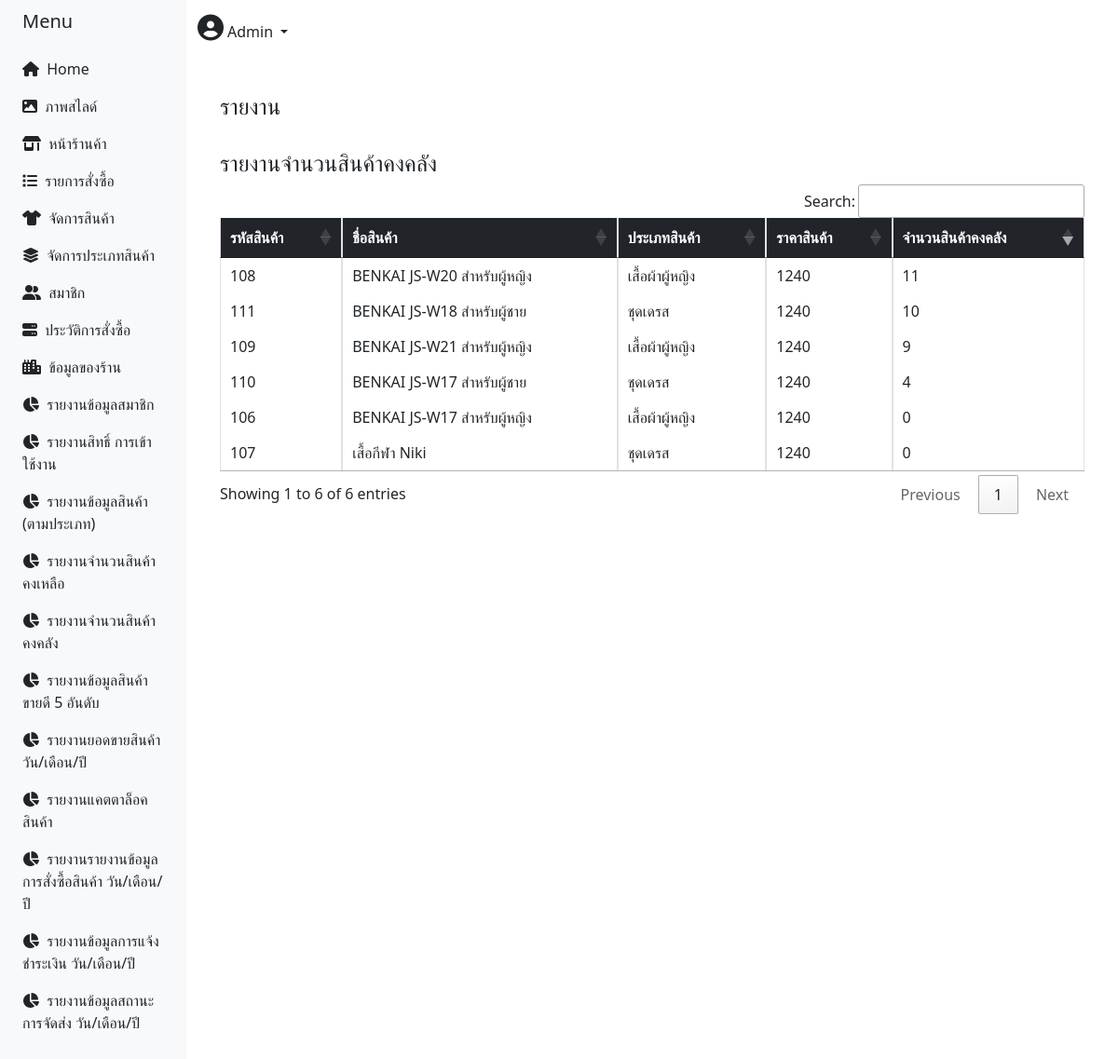
/admin/index_admin.php?p=report_stock_all (signed in), run on the app's committed database.
### tables this page shows
CREATE TABLE `product` (
  `product_id` int(11) NOT NULL,
  `category_id` int(11) NOT NULL,
  `product_name` varchar(30) NOT NULL,
  `price` double NOT NULL,
  `num` int(10) NOT NULL,
  `photo` varchar(150) NOT NULL,
  `product_status` varchar(100) NOT NULL,
  `ctgo` int(11) NOT NULL
);

CREATE TABLE `category` (
  `category_id` int(11) NOT NULL,
  `category_name` varchar(30) NOT NULL,
  `category_status` varchar(100) NOT NULL
);

### admin/report_stock_all.php (the view, shortened to what this page needs)
<?php
require_once("../config/server.php");
$sql = "SELECT a.*,b.category_name FROM `product` a JOIN category b on a.category_id = b.category_id order by a.num desc";
$result1 = mysqli_query($conn, $sql);
?>
<head>
    <link rel="stylesheet" type="text/css" href="https://cdn.datatables.net/1.11.3/css/jquery.dataTables.css">
</head>
<?php
if (empty($_SESSION["ID"]) || $_SESSION["Userlevel"] != 1) {
    echo "<script>
    alert('โปรดเข้าสู่ระบบ  ');
    window.location.replace('../login.php');
    </script>";
} else { ?>
    <div class="content-wrapper">
        <section class="content">
            <div class="container-fluid">
                <div class="row">
                    <h4 class="mr-4 mt-4">รายงาน </h4>
                </div>
                <div class="row">
                    <div class="col-12" style="overflow-x:auto">
                        <h4 class="mr-4 mt-4">รายงานจำนวนสินค้าคงคลัง</h4>
                        <table id="report3" class="table table-bordered table-hover" style="overflow-x:auto">
                            <thead class="bg-dark text-white">
                                <th>รหัสสินค้า</th>
                                <th>ชื่อสินค้า</th>
                                <th>ประเภทสินค้า</th>
                                <th>ราคาสินค้า</th>
                                <th>จำนวนสินค้าคงคลัง</th>
                            </thead>
                            <tbody>
                                <?php
                                while ($row = mysqli_fetch_array($result1)) {
                                    echo "<tr>";
                                    echo "<td> {$row['product_id']} </td>";
                                    echo "<td> {$row['product_name']} </td>";
                                    echo "<td> {$row['category_name']} </td>";
                                    echo "<td> {$row['price']} </td>";
                                    echo "<td> {$row['num']} </td>";
                                    echo "</tr>";
                                }
                                ?>
                            </tbody>
                        </table>
                    </div>
                </div>
            </div>
        </section>
    </div>
<?php } ?>

### admin/index_admin.php (style rules this page uses)
body { min-height: 100vh; overflow-x: hidden; font-family: 'Noto Sans Thai', sans-serif; }

### admin/nav_menu.php (style rules this page uses)
body { min-height: 100vh; overflow-x: hidden; font-family: 'Noto Sans Thai', sans-serif; }

### data on the page
product: product_id "108", product_name "BENKAI JS-W20 สำหรับผู้หญิง", category.category_name "เสื้อผ้าผู้หญิง", price "1240", num "11"
product: product_id "111", product_name "BENKAI JS-W18 สำหรับผู้ชาย", category.category_name "ชุดเดรส", price "1240", num "10"
product: product_id "109", product_name "BENKAI JS-W21 สำหรับผู้หญิง", category.category_name "เสื้อผ้าผู้หญิง", price "1240", num "9"
product: product_id "110", product_name "BENKAI JS-W17 สำหรับผู้ชาย", category.category_name "ชุดเดรส", price "1240", num "4"
product: product_id "106", product_name "BENKAI JS-W17 สำหรับผู้หญิง", category.category_name "เสื้อผ้าผู้หญิง", price "1240", num "0"
product: product_id "107", product_name "เสื้อกีฬา Niki", category.category_name "ชุดเดรส", price "1240", num "0"

### other printed values
$_SESSION['Username'] "Admin"
